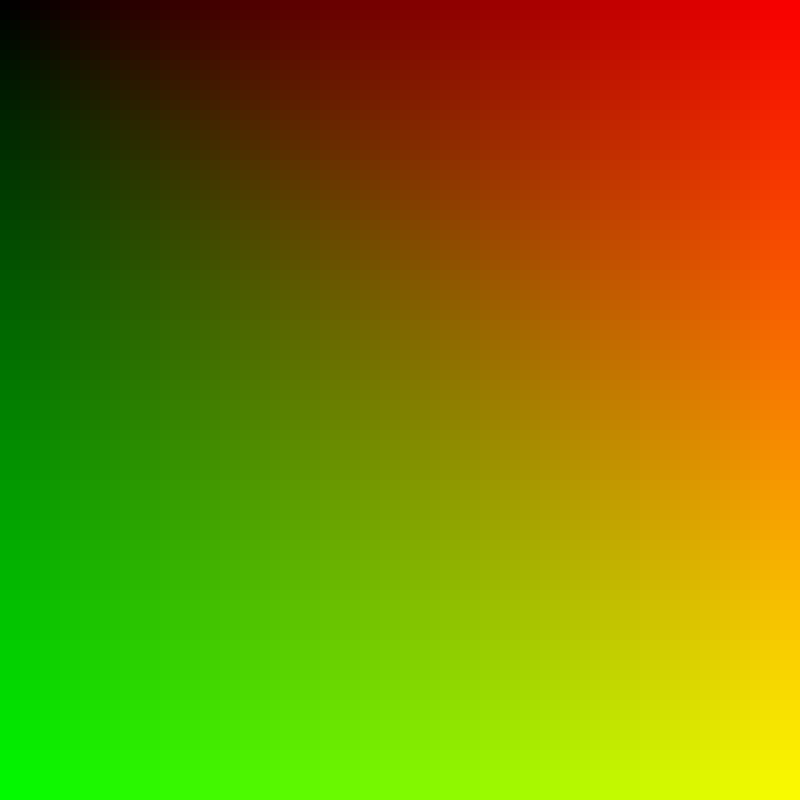
Frame 1 (no input)
Frame 60 (the mouse pressed at the canvas centre just before this capture): identical to frame 1, image omitted
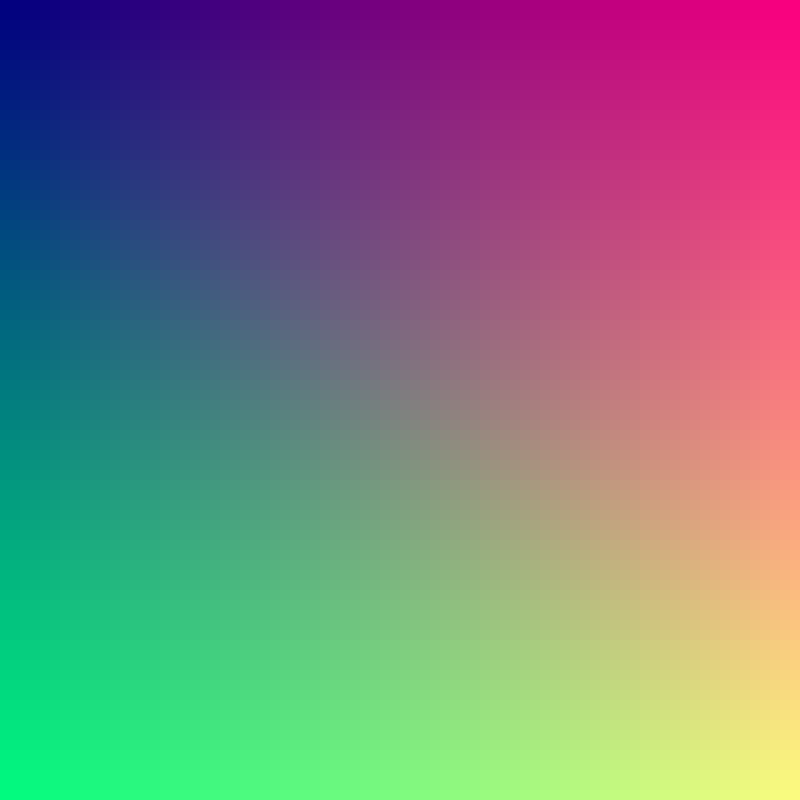
Frame 120 (the mouse held since frame 60 and released just before this capture)

The Processing sketch that drew these frames (run headless with seeded random() and noise(); from frame 60 on, the mouse is pressed at the canvas centre):

// Processing sketch: cours_08_for
// ── cours_08_for.pde
void setup() {
  size(800, 800);
}

void draw() {
  background(255);
  for (int i=0; i<80; i++) {
    for (int j=0; j<80; j++) {
      
      noStroke();
      
      float r = map(i,0,80,0,255);
      float g = map(j,0,80,0,255);
      float b = map(mouseX,0,width,0,255);
      
      fill(r,g,b);
      
      rect(i*10,j*10,10,10);
    }
  }
}
